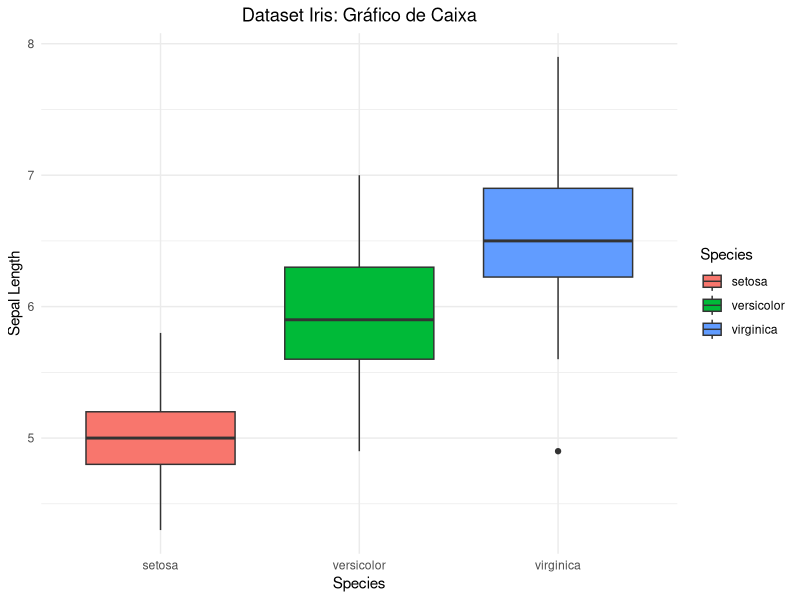

Reproduce this figure in R.
# Instalar a biblioteca ggplot2 se necessário
# install.packages("ggplot2")
library(ggplot2)

# Carregar o dataset
data(iris)

# Criar um boxplot da variável Sepal.Length de cada espécie
ggplot(iris, aes(x = Species, y = Sepal.Length, fill = Species)) + 
  geom_boxplot() +
  xlab("Species") + 
  ylab("Sepal Length") +
  ggtitle("Dataset Iris: Gráfico de Caixa") +
  theme_minimal() +
  theme(plot.title = element_text(hjust = 0.5))
